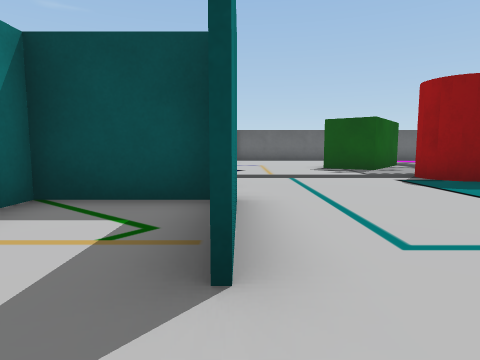
view 1 (above)

16 first-person views from a walk through a world built for the Webots simulator. The camera is 0.13 m above the floor, tilts 6° down and sees 75° across. The floor is counted in squares, 0.2 m on a side. Each view is taken from the middle of a square. On the plan, view 1 faces up. The plan holds only what a view shows up to about 10 squares ahead; the rest is blank. Robots are left out. Webots' stock objects and surfaces are drawn as simple stand-ins.

view 2
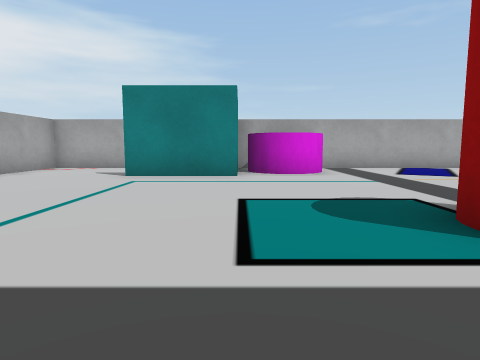

view 3
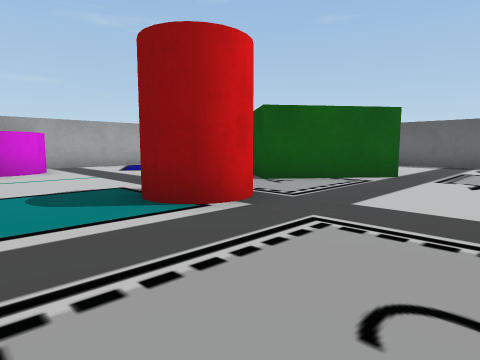

view 4
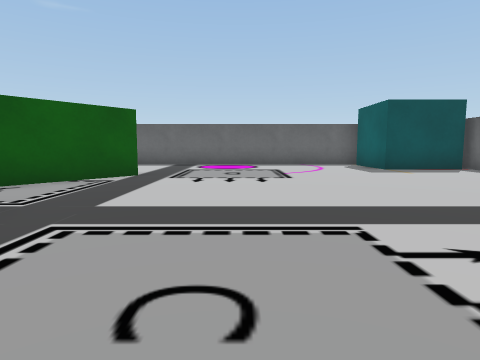

view 5
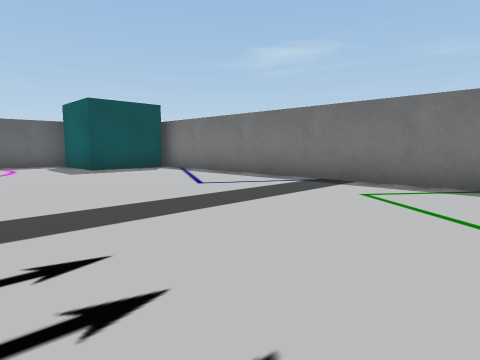

view 6
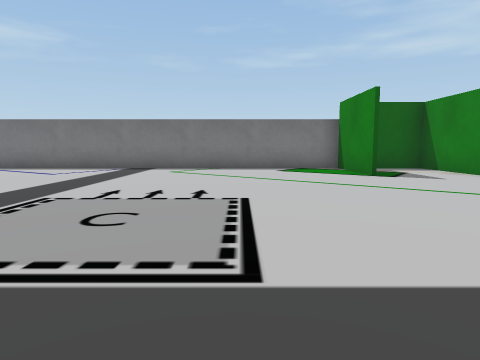

view 7
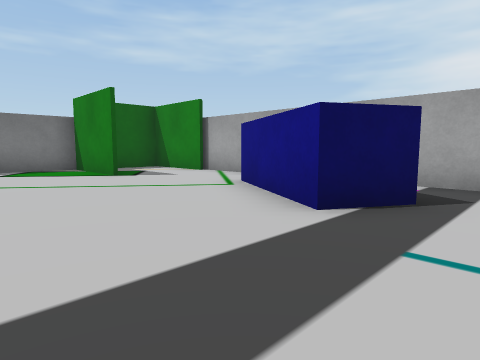

view 8
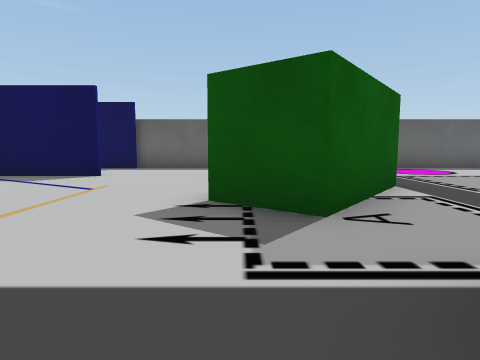

view 9
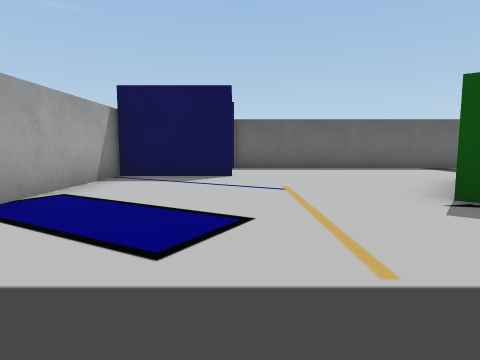

view 10
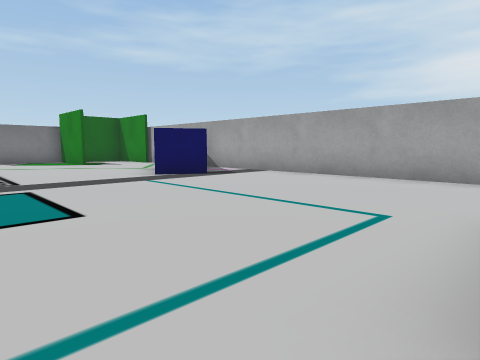

view 11
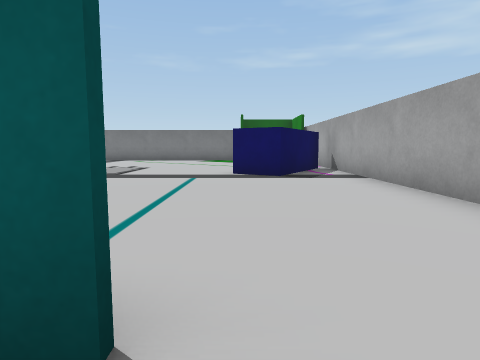

view 12
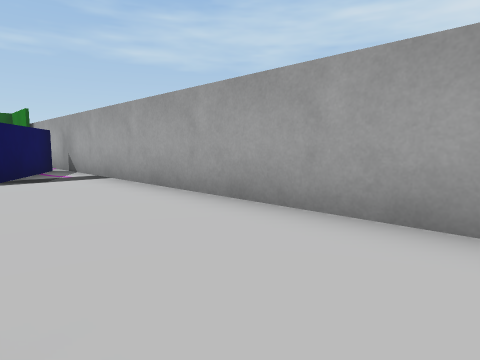

view 13
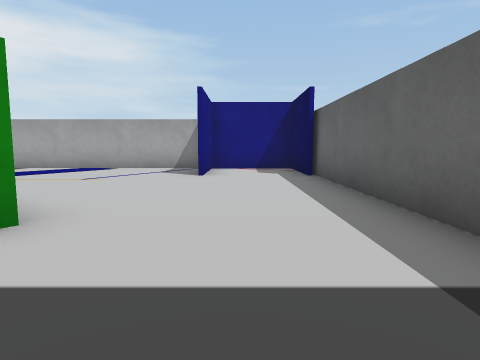

view 14
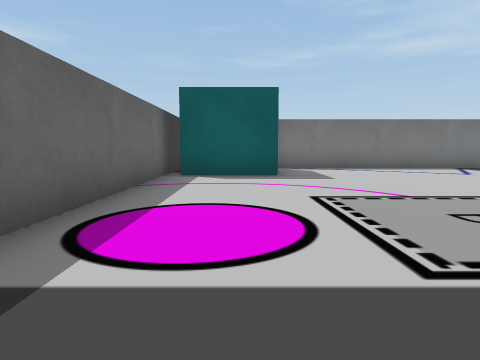

view 15
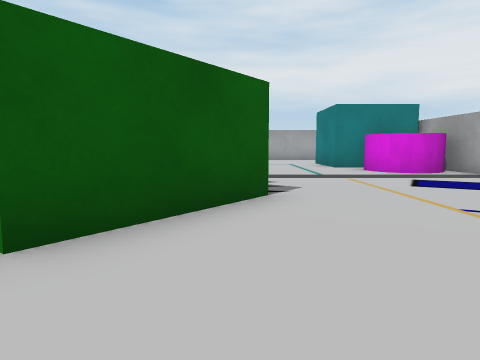

view 16
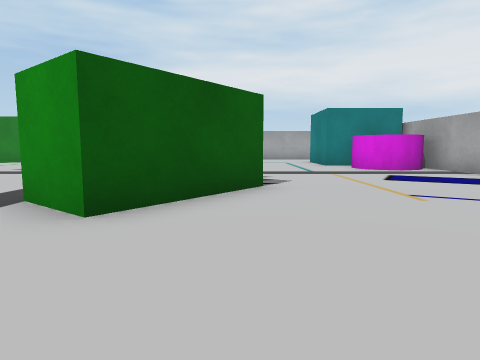

### Floor plan
Key: @ floor where view 1 was taken; # wall or solid block; . floor; B green box; C red cylinder; M magenta cylinder; Y cyan box; L blue box.
Columns run from 3 left of view 1 to 15 right of it. Each row starts with its distance up from view 1.
 16 ##################
 15 #..............Y
 14 #..............Y  #
 13 ###.............YY#
 12 #......BB.........#
 11 #......BB.........#
 10 #.....BBB.........#
  9 #......B..........#
  8 #.................#
  7 #......CC.........#
  6 #MM....CC.........#
  5 #MM...............#
  4 ####..............#
  3 #..#..............#
  2  ..#..............#
  1  .........L.....###
  0 #..@.....LLLL.....#
 -1 #..........LL.....#
 -2 ###################

Positions as (right, up) in squares from view 1, and headings:
1: (0, 0), facing up
2: (7, 4), facing left
3: (8, 4), facing up-left
4: (8, 4), facing up
5: (9, 4), facing up-right
6: (5, 4), facing right
7: (5, 4), facing down-right
8: (3, 6), facing up
9: (0, 6), facing up
10: (0, 5), facing down-right
11: (-1, 1), facing right
12: (-1, 1), facing down-right
13: (7, 14), facing left
14: (5, 14), facing right
15: (3, 14), facing down
16: (3, 15), facing down
